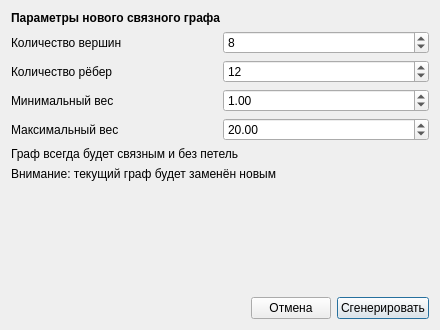
<?xml version="1.0" encoding="UTF-8"?>
<ui version="4.0">
 <class>GenerateGraphDialog</class>
 <widget class="QDialog" name="GenerateGraphDialog">
  <property name="geometry">
   <rect>
    <x>0</x>
    <y>0</y>
    <width>440</width>
    <height>330</height>
   </rect>
  </property>
  <property name="windowTitle">
   <string>Генерация случайного графа</string>
  </property>
  <layout class="QVBoxLayout" name="verticalLayout">
   <item>
    <widget class="QLabel" name="labelIntroduction">
     <property name="font">
      <font>
       <bold>true</bold>
      </font>
     </property>
     <property name="text">
      <string>Параметры нового связного графа</string>
     </property>
    </widget>
   </item>
   <item>
    <layout class="QGridLayout" name="formLayout">
     <item row="0" column="0">
      <widget class="QLabel" name="labelVertexCount">
       <property name="text">
        <string>Количество вершин</string>
       </property>
      </widget>
     </item>
     <item row="0" column="1">
      <widget class="QSpinBox" name="spinVertexCount">
       <property name="minimum">
        <number>2</number>
       </property>
       <property name="maximum">
        <number>30</number>
       </property>
       <property name="value">
        <number>8</number>
       </property>
      </widget>
     </item>
     <item row="1" column="0">
      <widget class="QLabel" name="labelEdgeCount">
       <property name="text">
        <string>Количество рёбер</string>
       </property>
      </widget>
     </item>
     <item row="1" column="1">
      <widget class="QSpinBox" name="spinEdgeCount">
       <property name="toolTip">
        <string>Доступный диапазон обновится при изменении числа вершин</string>
       </property>
       <property name="minimum">
        <number>1</number>
       </property>
       <property name="maximum">
        <number>435</number>
       </property>
       <property name="value">
        <number>12</number>
       </property>
      </widget>
     </item>
     <item row="2" column="0">
      <widget class="QLabel" name="labelMinWeight">
       <property name="text">
        <string>Минимальный вес</string>
       </property>
      </widget>
     </item>
     <item row="2" column="1">
      <widget class="QDoubleSpinBox" name="spinMinWeight">
       <property name="decimals">
        <number>2</number>
       </property>
       <property name="minimum">
        <double>-1000000.000000000000000</double>
       </property>
       <property name="maximum">
        <double>1000000.000000000000000</double>
       </property>
       <property name="value">
        <double>1.000000000000000</double>
       </property>
      </widget>
     </item>
     <item row="3" column="0">
      <widget class="QLabel" name="labelMaxWeight">
       <property name="text">
        <string>Максимальный вес</string>
       </property>
      </widget>
     </item>
     <item row="3" column="1">
      <widget class="QDoubleSpinBox" name="spinMaxWeight">
       <property name="decimals">
        <number>2</number>
       </property>
       <property name="minimum">
        <double>-1000000.000000000000000</double>
       </property>
       <property name="maximum">
        <double>1000000.000000000000000</double>
       </property>
       <property name="value">
        <double>20.000000000000000</double>
       </property>
      </widget>
     </item>
    </layout>
   </item>
   <item>
    <widget class="QLabel" name="labelConnected">
     <property name="text">
      <string>Граф всегда будет связным и без петель</string>
     </property>
    </widget>
   </item>
   <item>
    <widget class="QLabel" name="labelReplaceWarning">
     <property name="text">
      <string>Внимание: текущий граф будет заменён новым</string>
     </property>
     <property name="wordWrap">
      <bool>true</bool>
     </property>
    </widget>
   </item>
   <item>
    <spacer name="verticalSpacer">
     <property name="orientation">
      <enum>Qt::Orientation::Vertical</enum>
     </property>
     <property name="sizeHint" stdset="0">
      <size>
       <width>20</width>
       <height>12</height>
      </size>
     </property>
    </spacer>
   </item>
   <item>
    <layout class="QHBoxLayout" name="layoutButtons">
     <item>
      <spacer name="horizontalSpacer">
       <property name="orientation">
        <enum>Qt::Orientation::Horizontal</enum>
       </property>
       <property name="sizeHint" stdset="0">
        <size>
         <width>0</width>
         <height>0</height>
        </size>
       </property>
      </spacer>
     </item>
     <item>
      <widget class="QPushButton" name="btnCancelGenerate">
       <property name="text">
        <string>Отмена</string>
       </property>
      </widget>
     </item>
     <item>
      <widget class="QPushButton" name="btnConfirmGenerate">
       <property name="text">
        <string>Сгенерировать</string>
       </property>
       <property name="default">
        <bool>true</bool>
       </property>
      </widget>
     </item>
    </layout>
   </item>
  </layout>
 </widget>
 <resources/>
 <connections/>
</ui>
